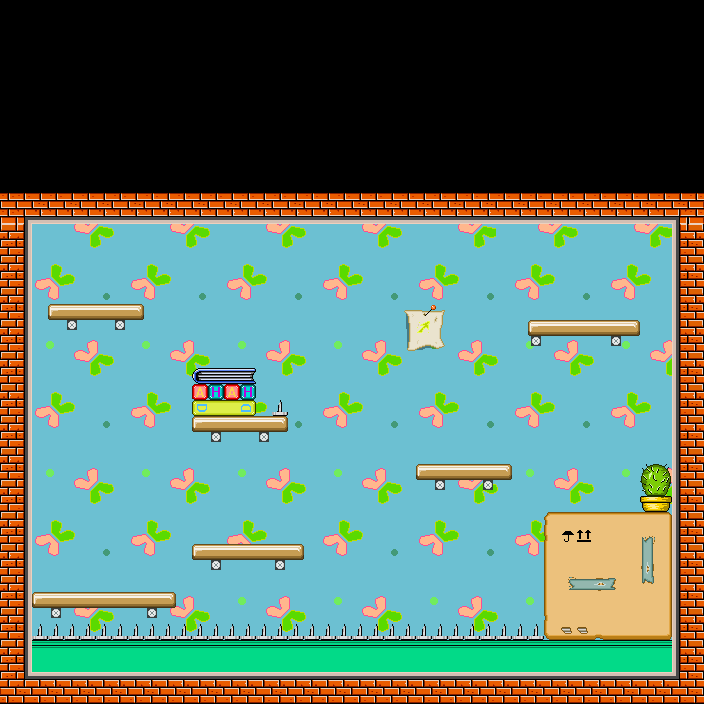

Tiled map render using the project's own tile images. Description and the map definition, with tile-layer contents summarised, below:
An orthogonal 44x44 tile map with 16x16 px tiles, 4 tile layers (wall, mebel, shadow, back) and 19 objects (11x fixture, 8x object).

<map version="1.0" orientation="orthogonal" renderorder="right-down" width="44" height="44" tilewidth="16" tileheight="16" nextobjectid="90">
 <properties>
  <property name="dlinamap" value="44" />
  <property name="jumpornot" value="true" />
  <property name="namelevel" value="level_8.png" />
  <property name="startPlayX" value="2" />
  <property name="startPlayY" value="4" />
  <property name="unitScale" value="0.03125" />
  <property name="visotamap" value="32" />
  <property name="what_en" value="level8_en.txt" />
  <property name="what_ru" value="level8_ru.txt" />
 </properties>
 <tileset firstgid="1" name="maptiles" tilewidth="16" tileheight="16" spacing="2" margin="1">
  <image source="maptiles.png" width="576" height="576" />
 </tileset>
 <layer name="wall" width="44" height="44">
  <data>[1936 cells, 1408 non-empty, 59 distinct tile ids]</data>
 </layer>
 <layer name="mebel" width="44" height="44">
  <data>[1936 cells, 177 non-empty, 45 distinct tile ids]</data>
 </layer>
 <layer name="shadow" width="44" height="44">
  <data>[1936 cells, 0 non-empty, 0 distinct tile ids]</data>
 </layer>
 <layer name="back" width="44" height="44">
  <data>[1936 cells, 1 non-empty, 1 distinct tile ids]</data>
 </layer>
 <objectgroup name="box2d">
  <properties>
   <property name="body" value="environment" />
  </properties>
  <object id="1" name="environment" type="object" x="0" y="224">
   <properties>
    <property name="userData" value="123123" />
   </properties>
   <polyline points="29.3333,20 32,448 672,448 672,0 29,0" />
  </object>
  <object id="49" name="flour" type="object" x="720.75" y="897">
   <properties>
    <property name="body" value="environment" />
    <property name="userData" value="YES_ON" />
   </properties>
   <polyline points="-688,-256 -48,-256" />
  </object>
  <object id="54" name="Energycell" type="object" x="592" y="480" width="32" height="32">
   <properties>
    <property name="body" value="environment" />
    <property name="bodyType" value="DynamicBody" />
    <property name="density" value="1" />
    <property name="userData" value="energycell" />
   </properties>
  </object>
  <object id="68" name="baloon" type="object" x="364.667" y="429" width="32" height="32">
   <properties>
    <property name="body" value="environment" />
    <property name="bodyType" value="DynamicBody" />
    <property name="density" value="0" />
    <property name="userData" value="baloon 3" />
   </properties>
  </object>
  <object id="69" name="Energycell" type="object" x="208" y="496" width="32" height="32">
   <properties>
    <property name="body" value="environment" />
    <property name="bodyType" value="DynamicBody" />
    <property name="density" value="1" />
    <property name="userData" value="energycell" />
   </properties>
  </object>
  <object id="70" name="flour" type="fixture" x="32" y="592" width="144" height="16">
   <properties>
    <property name="body" value="environment" />
    <property name="userData" value="YES_ON" />
   </properties>
  </object>
  <object id="71" name="flour" type="fixture" x="192" y="544" width="112" height="16">
   <properties>
    <property name="body" value="environment" />
    <property name="userData" value="YES_ON" />
   </properties>
  </object>
  <object id="72" name="flour" type="fixture" x="416" y="464" width="96" height="16">
   <properties>
    <property name="body" value="environment" />
    <property name="userData" value="YES_ON" />
   </properties>
  </object>
  <object id="74" name="flour" type="fixture" x="32" y="624" width="512" height="16">
   <properties>
    <property name="body" value="environment" />
    <property name="userData" value="small_car" />
   </properties>
  </object>
  <object id="75" name="flour" type="fixture" x="192" y="368" width="64" height="48">
   <properties>
    <property name="body" value="environment" />
    <property name="userData" value="YES_ON" />
   </properties>
  </object>
  <object id="79" name="flour" type="fixture" x="544" y="512" width="128" height="128">
   <properties>
    <property name="body" value="environment" />
    <property name="userData" value="YES_ON" />
   </properties>
  </object>
  <object id="81" name="flour" type="fixture" x="48" y="304" width="96" height="16">
   <properties>
    <property name="body" value="environment" />
    <property name="userData" value="YES_ON" />
   </properties>
  </object>
  <object id="82" name="flour" type="fixture" x="192" y="416" width="96" height="16">
   <properties>
    <property name="body" value="environment" />
    <property name="userData" value="YES_ON" />
   </properties>
  </object>
  <object id="83" name="flour" type="fixture" x="640" y="464" width="32" height="48">
   <properties>
    <property name="body" value="environment" />
    <property name="userData" value="small_car" />
   </properties>
  </object>
  <object id="84" name="flour" type="fixture" x="272" y="400" width="16" height="16">
   <properties>
    <property name="body" value="environment" />
    <property name="userData" value="small_car" />
   </properties>
  </object>
  <object id="85" name="platfr_goriz" type="object" x="304" y="384" width="32" height="16">
   <properties>
    <property name="body" value="environment" />
    <property name="bodyType" value="DynamicBody" />
    <property name="density" value="0" />
    <property name="userData" value="plagor 5" />
   </properties>
  </object>
  <object id="86" name="Energycell" type="object" x="560" y="288" width="32" height="32">
   <properties>
    <property name="body" value="environment" />
    <property name="bodyType" value="DynamicBody" />
    <property name="density" value="1" />
    <property name="userData" value="energycell" />
   </properties>
  </object>
  <object id="87" name="flour" type="fixture" x="528" y="320" width="112" height="16">
   <properties>
    <property name="body" value="environment" />
    <property name="userData" value="YES_ON" />
   </properties>
  </object>
  <object id="89" name="portal" type="object" x="64" y="304">
   <properties>
    <property name="body" value="environment" />
    <property name="bodyType" value="DynamicBody" />
    <property name="density" value="1" />
    <property name="userData" value="portal_body" />
   </properties>
   <polygon points="0,0 8.125,-1.75 23,-1.625 32,0 0,0" />
  </object>
 </objectgroup>
</map>
